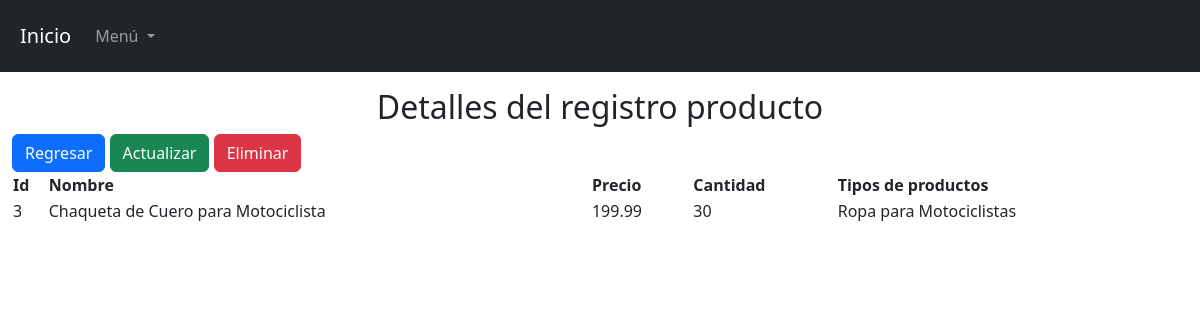
Screenshot of /view/username/proshow.php?id=3 with the database file from the repository.
### tables this page shows
CREATE TABLE `productos` (
  `Idproducto` int(11) NOT NULL AUTO_INCREMENT,
  `Nombre` varchar(50) DEFAULT NULL,
  `Precio` decimal(10,2) DEFAULT NULL,
  `Cantidad` int(10) DEFAULT NULL,
  `Idtip` int(11) DEFAULT NULL,
  PRIMARY KEY (`Idproducto`),
  INDEX `fk_productos_idtip` (`Idtip`),
  FOREIGN KEY (`Idtip`) REFERENCES `tiposproductos` (`Idtip`) ON DELETE CASCADE
);

CREATE TABLE `tiposproductos` (
  `Idtip` int(11) NOT NULL AUTO_INCREMENT,
  `NombreTipo` varchar(50) DEFAULT NULL,
  PRIMARY KEY (`Idtip`)
);

### config/db.php (called while the page is built)
<?php
class db{
    private $host="localhost";
    private $dbname="dbproyecto";
    private $user="root";
    private $password="";
    public function conexion() {
        try {
            $PDO = new PDO("mysql:host={$this->host};dbname={$this->dbname}", $this->user, $this->password);
            $PDO->setAttribute(PDO::ATTR_ERRMODE, PDO::ERRMODE_EXCEPTION);
            return $PDO;
        } catch (PDOException $e) {
            return $e->getMessage();
        }
    }
}
?>

### model/pronameModel.php (called while the page is built, shortened)
<?php
  class pronameModel
  {
      private $PDO;
      public function __construct()
      {
          require_once(__DIR__ . '/../config/db.php');
          $con = new db();
          $this->PDO = $con->conexion();
      }
      public function show($id)
      {
          try {
              $statement = $this->PDO->prepare("SELECT productos.*, tiposproductos.NombreTipo AS TipoNombre
                                               FROM productos
                                               LEFT JOIN tiposproductos ON productos.Idtip = tiposproductos.Idtip
                                               WHERE Idproducto = :id");
              $statement->bindParam(":id", $id);
              return ($statement->execute()) ? $statement->fetch() : false;
          } catch (PDOException $e) {
              echo "Error al obtener datos de la base de datos: " . $e->getMessage();
              return false;
          }
      }
  }
?>

### controller/pronameController.php (called while the page is built, shortened)
    <?php
    class pronameController
    {
        private $model;
        public function __construct()
        {
            require_once("c://xampp/htdocs/proyectoSL2/model/pronameModel.php");
            $this->model = new pronameModel();
        }
        public function show($id)
        {
            $result = $this->model->show($id);
            return ($result !== false) ? $result : header("Location: proindex.php");
        }
}
    ?>

### view/username/proshow.php (the view, shortened to what this page needs)
<?php
require_once(__DIR__ . '/../head/head.php');
require_once(__DIR__ . '/../../controller/pronameController.php');
$obj = new pronameController();
$date= $obj->show($_GET['id']);
?>
<h2 class="text-center">Detalles del registro producto</h2>
<div class="pd-3">
<a href="proindex.php" class="btn btn-primary">Regresar</a>
<a href="proedit.php?id=<?= $date[0] ?>" class="btn btn-success">Actualizar</a>
    <a class="btn btn-danger" data-bs-toggle="modal" data-bs-target="#exampleModal">Eliminar</a>
</div>
<table class="table- container-fluid">
        <thead>
            <tr>
                <th scope="col">Id</th>
                <th scope="col">Nombre</th>
                <th scope="col">Precio</th>
                <th scope="col">Cantidad</th>
                <th scope="col">Tipos de productos</th>
            </tr>
        </thead>
        <tbody>
            <tr>
                <td scope="col"><?=$date[0]?></td>
                <td scope="col"><?=$date[1]?></td>
                <td scope="col"><?=$date[2]?></td>
                <td scope="col"><?=$date[3]?></td>
                <td scope="col"><?= isset($date['TipoNombre']) ? $date['TipoNombre'] : '' ?></td>
            </tr>
        </tbody>
    </table>
<?php
require_once("../head/footer.php");
?>

### rows the page displays
productos: Idproducto "3", Nombre "Chaqueta de Cuero para Motociclista", Precio "199.99", Cantidad "30", Idtip.NombreTipo "Ropa para Motociclistas"
